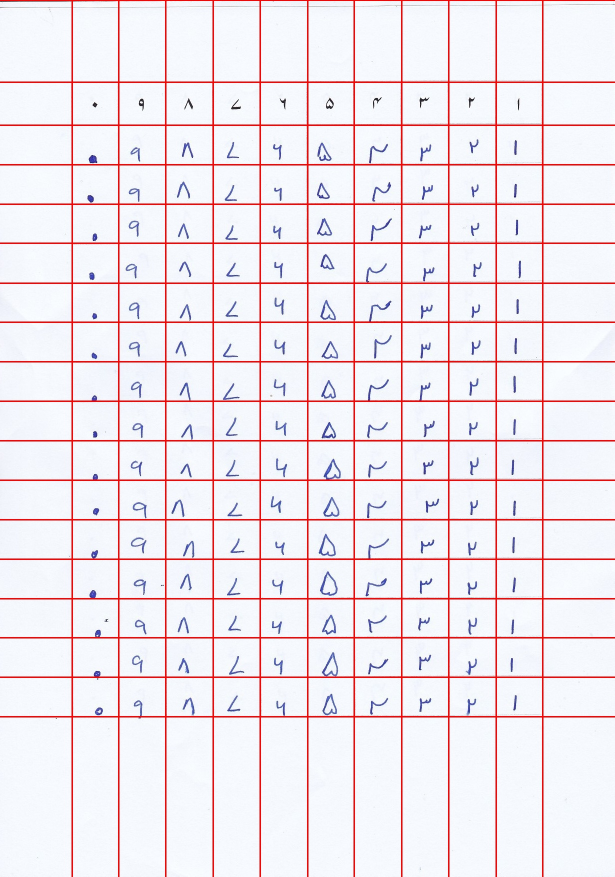
#> input picture urdu-ocr/hough.jpg, 1230 x 1753 px (shown at 1/2 size)
$ python temp.py
#> lines starting #> are read from the running program, lines starting #| are printed output that depends on the picture; after the words box and inside, x2 and y2 are one past the last pixel; in counts of white or black regions, pixels touching at a corner belong together
import cv2
import numpy as np

file_path = './hough.jpg'
col_img = cv2.imread(file_path)
#> col_img is the input picture: shape (1753, 1230, 3); mean B, G, R 237, 231.4, 240.9
img = cv2.cvtColor(col_img, cv2.COLOR_BGR2GRAY)
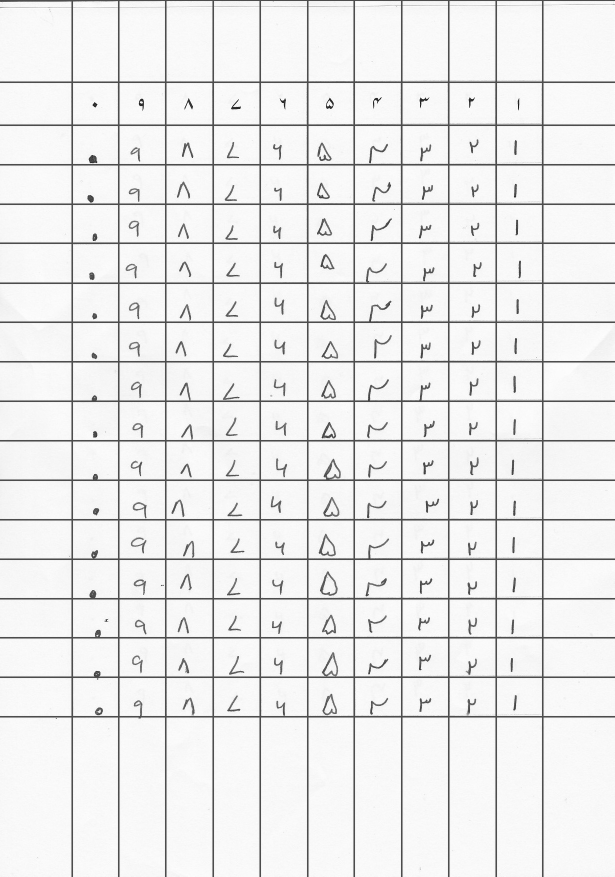
#> img: shape (1753, 1230) (shown at 1/2 size); min 1, max 255, mean 235
rows, cols = img.shape
#> rows = 1753; cols = 1230
# print(rows, cols)

ret,img = cv2.threshold(img,127,255,cv2.THRESH_BINARY)
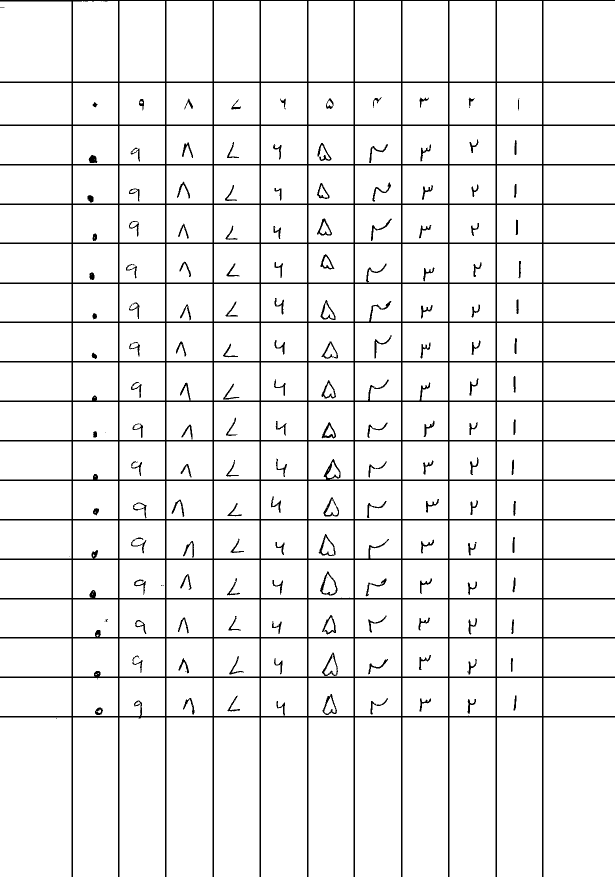
#> img: shape (1753, 1230) (shown at 1/2 size); 93.1% white; 162 black regions (15 under 20 px), largest, box (x1, y1, x2, y2) and area: (0, 0, 1230, 1753) 123983, (640, 1143, 675, 1191) 382, (637, 1068, 671, 1112) 351
start_index_row = 0
start_index_col = 0
for row in range(rows):
	if img[row, 0] == 0:
		start_index_row = row
		break

for col in range(cols):
	if img[0, col] == 0:
		start_index_col = col
		break

for row in range(rows-10, 0, -1):
	if img[row, 0] == 0:
		end_index_row = row
		break

for col in range(cols-10, 0, -1):
	if img[0, col] == 0:
		end_index_col = col
		break

# [4 lines of commented-out code are left out]

col_img[start_index_row, start_index_col] = (0,255,0)
#> col_img: shape (1753, 1230, 3); under 0.01% of pixels changed, all inside (x1, y1, x2, y2) = (0, 0, 1, 1)
col_img[end_index_row, end_index_col] = (0,255,0)
#> col_img: shape (1753, 1230, 3); mean B, G, R 237, 231.4, 240.9

img = img[start_index_row:end_index_row, start_index_col:end_index_col]
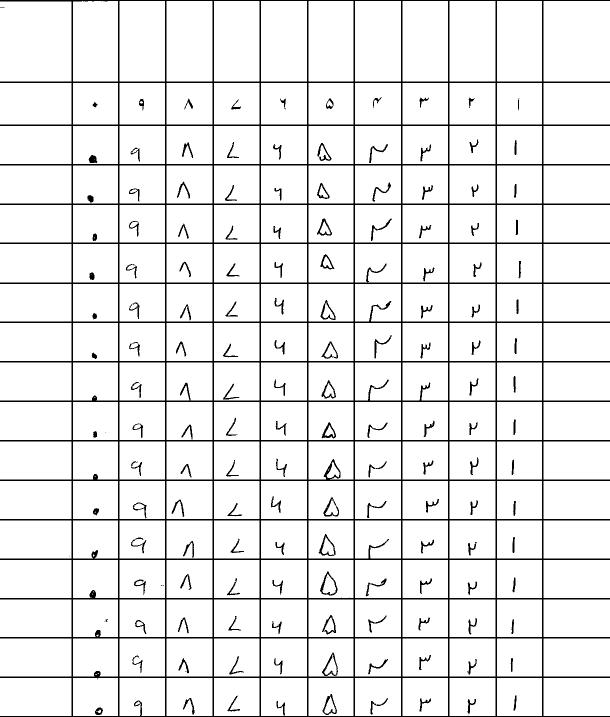
#> img: shape (1434, 1220) (shown at 1/2 size); 92.2% white; 161 black regions (14 under 20 px), largest, box (x1, y1, x2, y2) and area: (0, 0, 1220, 1434) 111731, (640, 1143, 675, 1191) 382, (637, 1068, 671, 1112) 351

# [4 lines of commented-out code are left out]

x_grids = 16
y_grids = 10

rows, cols = img.shape
#> rows = 1434; cols = 1220

x_next_value = rows // y_grids
#> x_next_value = 143
y_next_value = cols // x_grids
#> y_next_value = 76

images = []
x_values = []
y_values = []

x = 0
y = 0
for i in range(y_grids):
	x_values.append(x)
	x = x + x_next_value
#> after the loop, x = 1430
x_values.append(x)

for i in range(x_grids):
	y_values.append(y)
	y = y + y_next_value
#> after the loop, y = 1216
y_values.append(y)

print(x_values)
#| [0, 143, 286, 429, 572, 715, 858, 1001, 1144, 1287, 1430]
print(y_values)
#| [0, 76, 152, 228, 304, 380, 456, 532, 608, 684, 760, 836, 912, 988, 1064, 1140, 1216]

for j in range(y_grids):
	for i in range(x_grids):
		images.append(img[x_values[j]:x_values[j+1], y_values[i]:y_values[i+1]])
#> after the loop, images = 160 items

folder = './pics/'
for i in range(len(images)):
	# [4 lines of commented-out code are left out]
	cv2.imwrite(folder + str(i) + '.jpg',images[i])
#> this loop made 160 passes
#> pass 1, `cv2.imwrite(folder + str(i) + '.jpg',images[i])`:
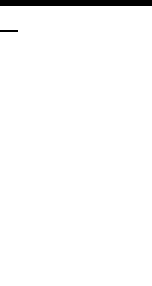
#> saved as 0.jpg: shape (143, 76) (shown 2 times larger); 97.8% white; 2 black regions (1 under 20 px), largest, box (x1, y1, x2, y2) and area: (0, 0, 76, 3) 228
#> pass 2, `cv2.imwrite(folder + str(i) + '.jpg',images[i])`:
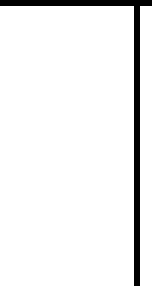
#> saved as 1.jpg: shape (143, 76) (shown 2 times larger); 94% white; 1 black region, box (x1, y1, x2, y2) and area: (0, 0, 76, 143) 648


# cv2.namedWindow('hough1', cv2.WINDOW_NORMAL)
# cv2.resizeWindow('hough1', 600,600)
# cv2.imshow("hough1", col_img)

cv2.imwrite('./grid.jpg',img)
cv2.waitKey(0)
